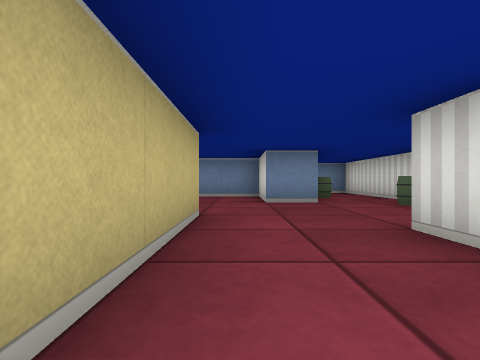
View 1 (above)

19 first-person views from a walk through a cub3D ray-caster map. The camera is about half as high as the walls, looks level and sees 80° across. The floor is counted in squares. Each view is taken from the middle of a square. On the plan, view 1 faces up. The plan holds only what a view shows up to about 9 squares ahead; the rest is blank.

View 2
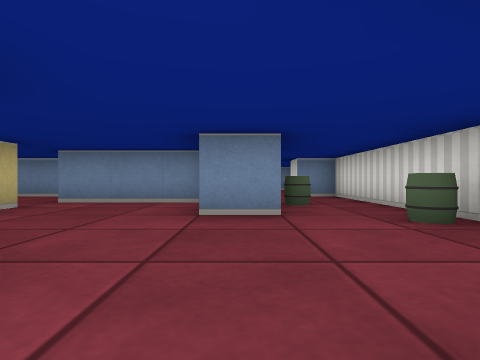

View 3
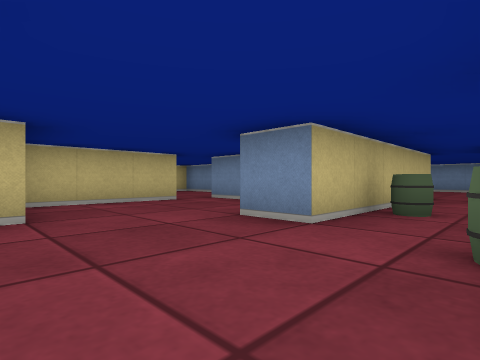

View 4
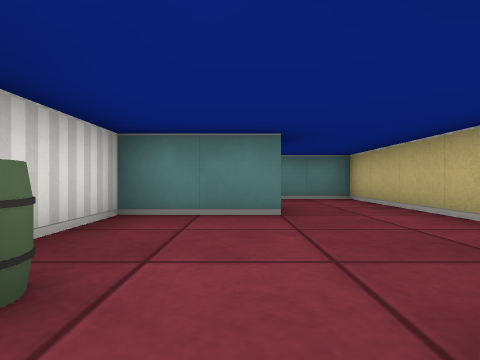

View 5
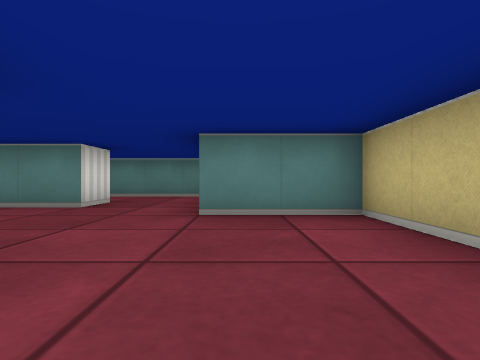

View 6
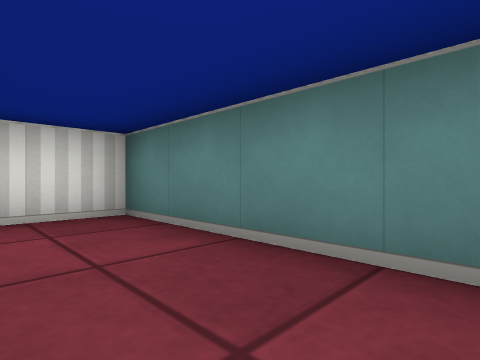

View 7
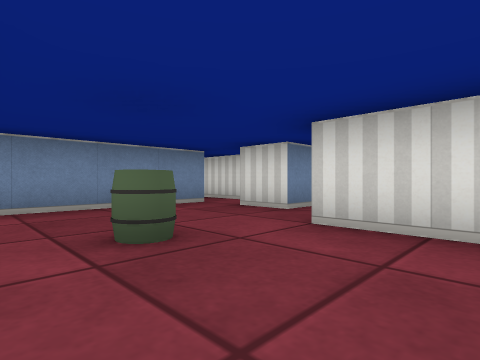

View 8
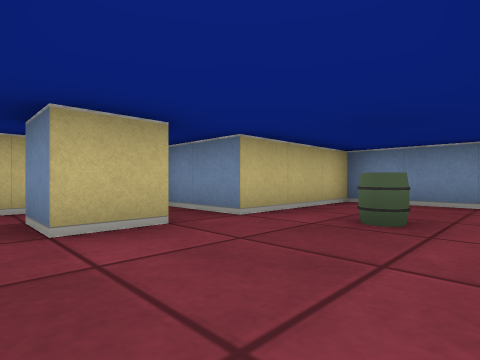

View 9
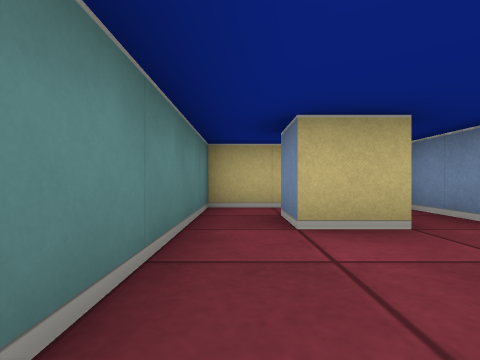

View 10
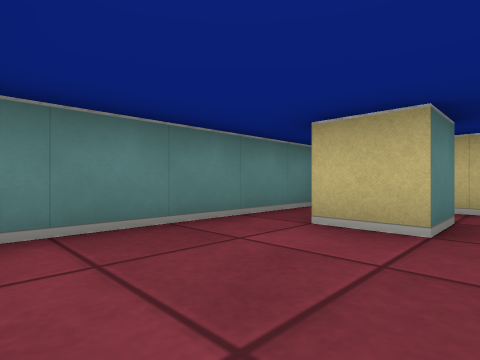

View 11
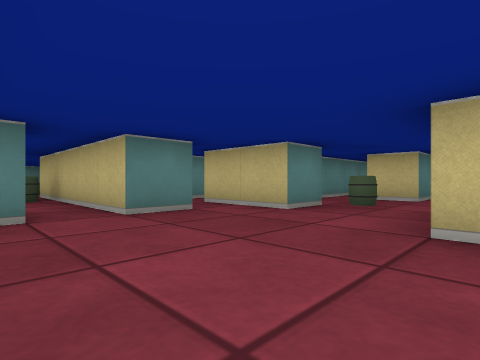

View 12
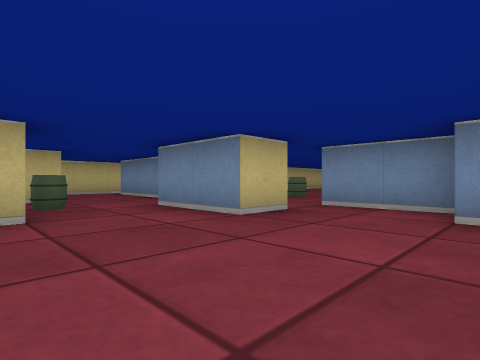

View 13
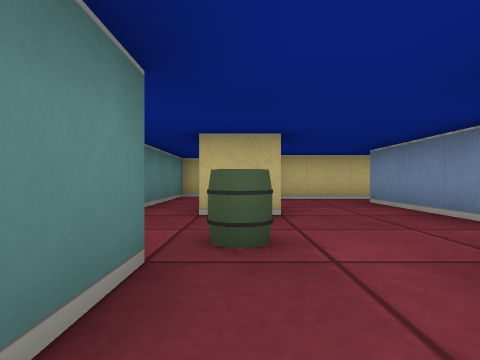

View 14
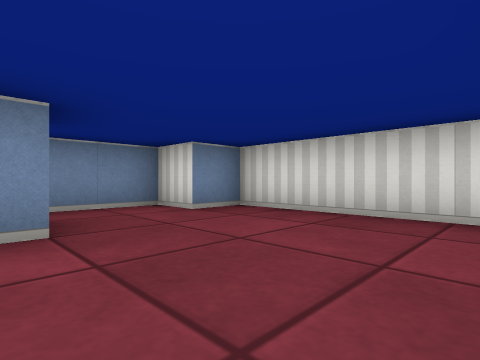

View 15
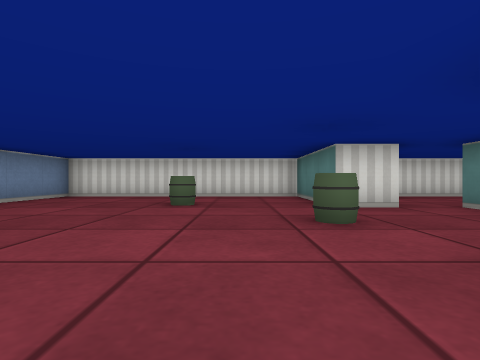

View 16
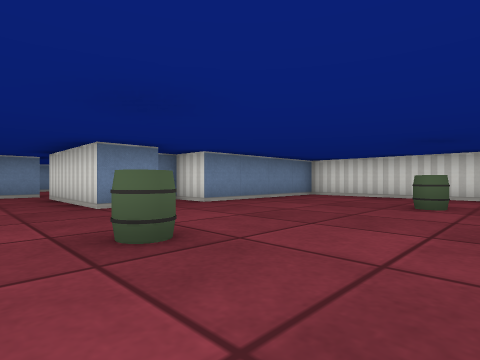

View 17
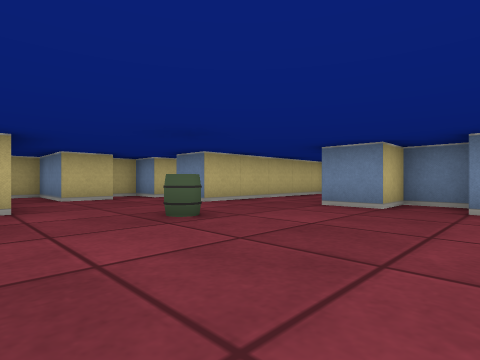

View 18
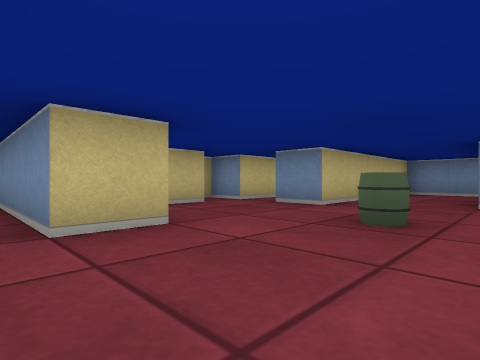

View 19
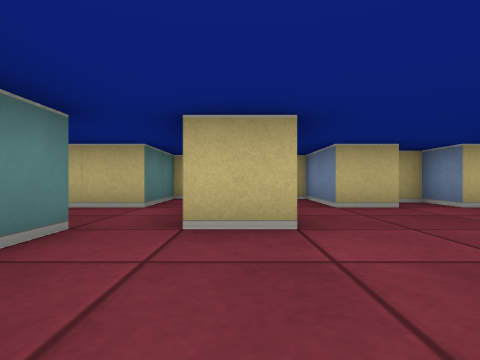

### Floor plan
Ten units are one square. View 1 is at (0, 0); x grows to the right and y downward. Boxes are objects, and circles mark ways between rooms. Rooms are numbered by the first view taken in them; rooms with no view inside come last. Other rooms are left out.
<svg viewBox="-90 -275 130 285">
<path fill="none" stroke="#000" d="M15 -15 15 -25M-5 -25 -5 5 35 5 35 -8M15 -25 35 -25 35 -95 25 -95M-25 -65 -25 -35 -5 -35 -5 -25M15 -95 15 -55 5 -55 5 -75 -25 -75M-35 -51 -35 -65M-75 -55 -65 -55 -65 -45 -75 -45M-25 -75 -25 -85M-85 -56 -85 -35 -41 -35M-36 -95 -65 -95 -65 -65 -82 -65M4 -105 15 -105 15 -95M-15 -115 -5 -115 -5 -95M5 -145 5 -135 -15 -135M35 -112 35 -145 25 -145 25 -155 5 -155M25 -95 25 -105M-45 -186 -45 -175 -54 -175M-45 -165 -38 -165M-65 -206 -65 -195 -85 -195 -85 -189M-65 -215 -75 -215 -75 -209M5 -155 5 -165 35 -165 35 -225 -5 -225 -5 -235 -15 -235 -15 -225 -25 -225 -25 -255M-25 -265 -45 -265M-45 -262 -45 -215 -55 -215M-45 -125 -35 -125 -35 -115M-29 -145 -55 -145M-65 -146 -65 -129M-75 -110 -75 -105 -32 -105M-54 -175 -78 -175M-85 -165 -65 -165 -65 -146M-24 -95 -36 -95M-15 -95 -15 -108M-14 -85 -9 -85"/>
<rect x="15" y="-75" width="10" height="10" fill="#bbb"><title>barrel</title></rect>
<rect x="25" y="-55" width="10" height="10" fill="#bbb"><title>barrel</title></rect>
<rect x="-55" y="-75" width="10" height="10" fill="#bbb"><title>barrel</title></rect>
<rect x="-35" y="-205" width="10" height="10" fill="#bbb"><title>barrel</title></rect>
<rect x="-15" y="-175" width="10" height="10" fill="#bbb"><title>barrel</title></rect>
<rect x="5" y="-195" width="10" height="10" fill="#bbb"><title>barrel</title></rect>
<rect x="-25" y="-125" width="10" height="10" fill="#bbb"><title>barrel</title></rect>
<circle cx="5" cy="-20" r="3" fill="#2a7"/>
<circle cx="-20" cy="-70" r="3" fill="#2a7"/>
<circle cx="20" cy="-90" r="3" fill="#2a7"/>
<circle cx="-30" cy="-90" r="3" fill="#2a7"/>
<circle cx="10" cy="-150" r="3" fill="#2a7"/>
<circle cx="-10" cy="-125" r="3" fill="#2a7"/>
<circle cx="0" cy="-100" r="3" fill="#2a7"/>
<circle cx="-20" cy="-150" r="3" fill="#2a7"/>
<circle cx="-50" cy="-170" r="3" fill="#2a7"/>
<circle cx="-60" cy="-140" r="3" fill="#2a7"/>
<text x="10" y="-10">1</text>
<text x="10" y="-50">2</text>
<text x="-50" y="-60">3</text>
<text x="10" y="-120">4</text>
<text x="-20" y="-200">5</text>
<text x="-40" y="-130">6</text>
<text x="-60" y="-160">7</text>
<text x="-20" y="-90">8</text>
</svg>
Room 1 opens to room 2. Room 2 opens to room 3. Room 2 opens to room 4. Room 3 opens to room 8. Room 4 opens to room 5. Room 4 opens to room 6. Room 4 opens to room 8. Room 5 opens to room 6. Room 5 opens to room 7. Room 6 opens to room 7.

Where each view was taken, in squares from view 1:
view 1: 0 up, 0 right, facing up
view 2: 2 up, 1 right, facing up
view 3: 3 up, 3 right, facing up-left
view 4: 6 up, 2 right, facing down
view 5: 7 up, 1 left, facing down
view 6: 1 up, 0 right, facing down-right
view 7: 5 up, 6 left, facing up-right
view 8: 4 up, 4 left, facing up-left
view 9: 4 up, 4 left, facing left
view 10: 6 up, 4 left, facing down-left
view 11: 14 up, 3 right, facing down-left
view 12: 11 up, 3 right, facing up-left
view 13: 12 up, 0 right, facing left
view 14: 11 up, 0 right, facing up-right
view 15: 18 up, 4 left, facing right
view 16: 18 up, 4 left, facing up-right
view 17: 18 up, 0 right, facing up-left
view 18: 17 up, 2 left, facing up-left
view 19: 18 up, 2 left, facing left
